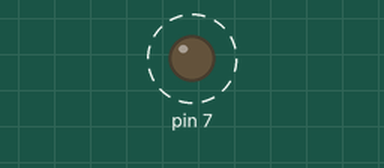
This program was run on a simulated Raspberry Pi (header pin numbers). On the bench: output pins drawn as LEDs (lit = HIGH). Dashed ring = blinking.

Above: at 0.5 s.
Timing chart, 0 to 4.6 s (numbered marks = the images above):
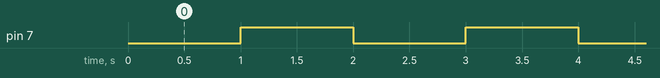

The program:

led_main.py
```python
import driver_gpio_led as led_gpio
import time

led_gpio.init(7)

while True:
    time.sleep(1)
    led_gpio.gpio_high(7)
    time.sleep(1)
    led_gpio.gpio_low(7)

led.clean()
```

driver_gpio_led.py
```python
import RPi.GPIO as GPIO
import time

def init(gpiox):
    GPIO.setmode(GPIO.BOARD)
    GPIO.setup(gpiox,GPIO.OUT)

def gpio_high(gpiox):
    GPIO.output(gpiox, GPIO.HIGH)

def gpio_low(gpiox):
    GPIO.output(gpiox, GPIO.LOW)

def clean():
    GPIO.cleanup()
```

Measured:
- by itself, pin 7: alternates HIGH for 1.0 s and LOW for 1.0 s
